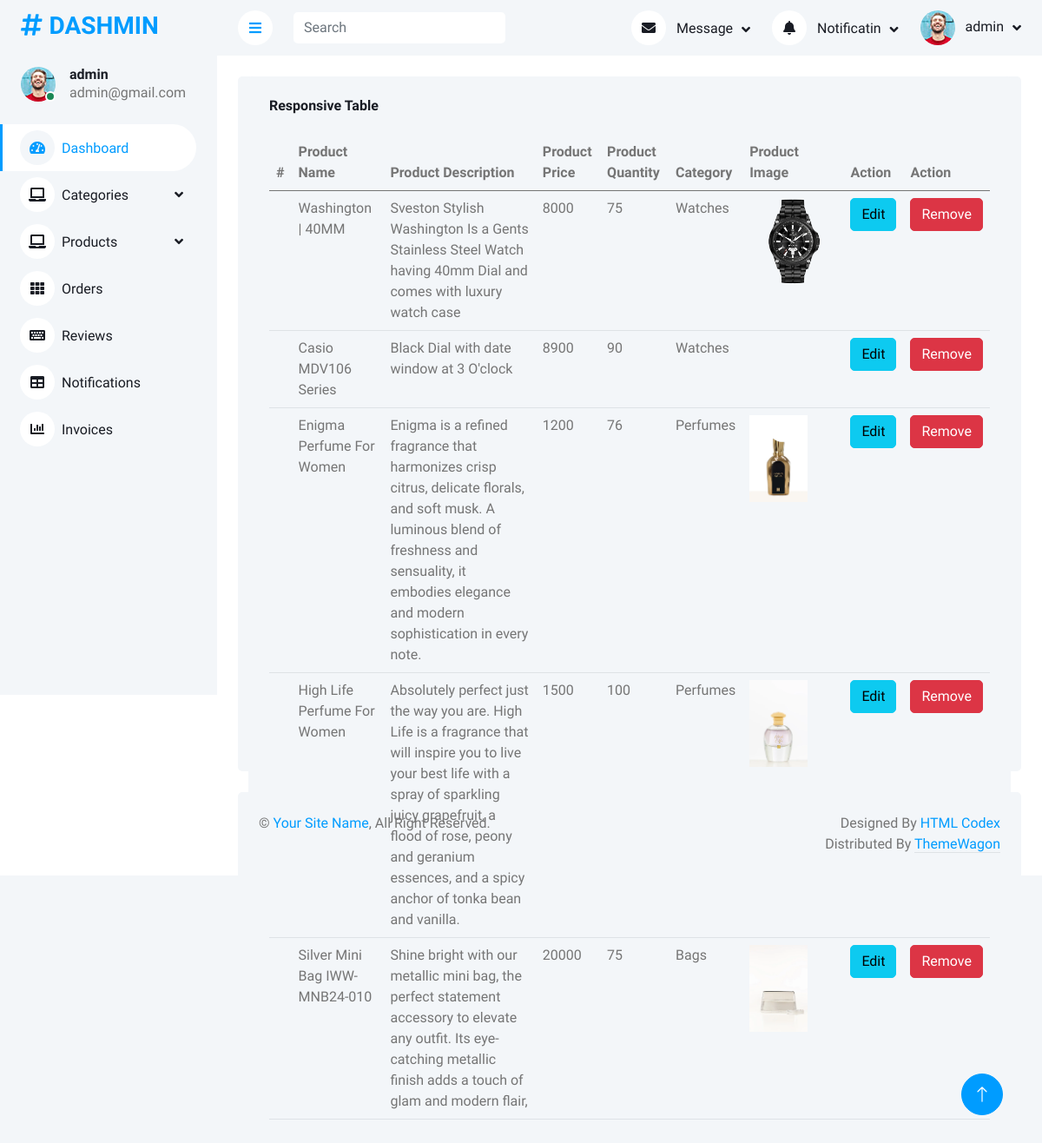
/adminPanel/viewProducts.php (signed in), run on the app's committed database.
### tables this page shows
CREATE TABLE `products` (
  `id` int(11) NOT NULL,
  `name` varchar(200) NOT NULL,
  `price` int(11) NOT NULL,
  `description` varchar(500) NOT NULL,
  `qty` int(11) NOT NULL,
  `image` varchar(500) NOT NULL,
  `c_id` int(11) NOT NULL
);

CREATE TABLE `categories` (
  `id` int(11) NOT NULL,
  `name` varchar(200) NOT NULL,
  `description` varchar(300) NOT NULL,
  `image` varchar(200) NOT NULL
);

### adminPanel/viewProducts.php (the view)
<?php
include("php/query.php");
include("components/header.php");
?>
    <div class="container-fluid pt-4 px-4">
                <div class="row vh-100 bg-light rounded  mx-0">
                <div class="col-12">
                        <div class="bg-light rounded h-100 p-4">
                            <h6 class="mb-4">Responsive Table</h6>
                            <div class="table-responsive">
                                <table class="table">
                                    <thead>
                                        <tr>
                                            <th scope="col">#</th>
                                            <th scope="col">Product Name</th>
                                            <th scope="col">Product Description</th>
                                            <th scope="col">Product Price</th>
                                            <th>Product Quantity</th>
                                            <th>Category</th>
                                            <th>Product Image</th>
                                            <th scope="col">Action</th>
                                            <th scope="col">Action</th>
                                        </tr>
                                    </thead>
                                    <tbody>
                                        <?php
                                        $query = $pdo->query("select products.id ,  products.name as pName , products.price , products.qty , products.description , products.image , categories.name as cName  from products inner join categories on products.c_id = categories.id");
                                        $allProducts = $query->fetchAll(PDO::FETCH_ASSOC);
                                        foreach($allProducts as $product){
                                        ?>
                                        <tr>
                                            <th scope="row"></th>
                                            <td><?php echo $product['pName']?></td>
                                            <td><?php echo $product['description']?></td>
                                            <td><?php echo $product['price']?></td>
                                            <td><?php echo $product['qty']?></td>
                                            <td><?php echo $product['cName']?></td>
                                            <td><img height="100px" src="images/<?php echo $product['image']?>" alt=""></td>
                                            <td><a href="editProduct.php?pId=<?php echo $product['id']?>" class="btn btn-info">Edit</a></td>
                                            <td><a href="?productId=<?php echo $product['id']?>" class="btn btn-danger">Remove</a></td>
                                        </tr>
                                        <?php
                                        }
                                        ?>
                                    </tbody>
                                </table>
                            </div>
                        </div>
                    </div>
                </div>
            </div>
<?php
include("components/footer.php");
?>

### adminPanel/css/style.css (style rules this page uses)
:root { --primary: #009CFF; --light: #F3F6F9; --dark: #191C24; }
.btn { transition: .5s; }

### data on the page
products: name "Washington | 40MM", description "Sveston Stylish Washington Is a Gents Stainless Steel Watch having 40mm Dial and comes with luxury watch case", price "8000", qty "75", categories.name "Watches", image (picture)
products: name "Casio MDV106 Series", description "Black Dial with date window at 3 O'clock", price "8900", qty "90", categories.name "Watches"
products: name "Enigma Perfume For Women", description "Enigma is a refined fragrance that harmonizes crisp citrus, delicate florals, and soft musk. A luminous blend of freshness and sensuality, it embodies elegance and modern sophistication in every note.", price "1200", qty "76", categories.name "Perfumes", image (picture)
products: name "High Life Perfume For Women", description "Absolutely perfect just the way you are. High Life is a fragrance that will inspire you to live your best life with a spray of sparkling juicy grapefruit, a flood of rose, peony and geranium essences, and a spicy anchor of tonka bean and vanilla.", price "1500", qty "100", categories.name "Perfumes", image (picture)
products: name "Silver Mini Bag IWW-MNB24-010", description "Shine bright with our metallic mini bag, the perfect statement accessory to elevate any outfit. Its eye-catching metallic finish adds a touch of glam and modern flair,", price "20000", qty "75", categories.name "Bags", image (picture)

### other printed values
$_SESSION['adminName'] "admin"
$_SESSION['adminEmail'] "admin@gmail.com"
